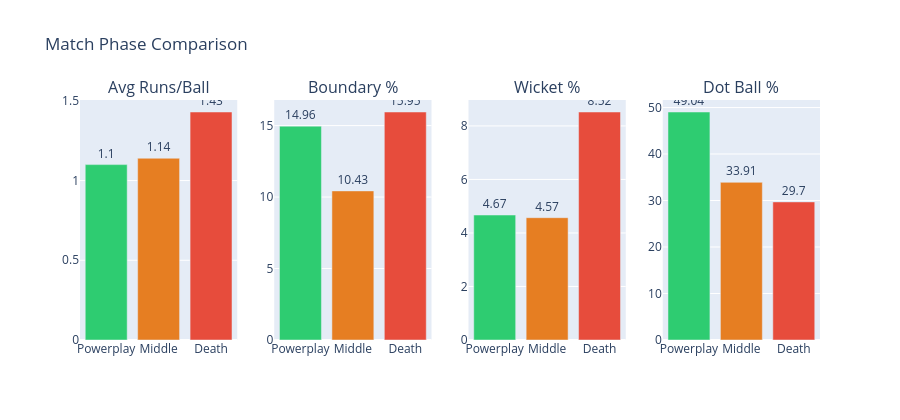

The notebook cell this image was saved under:
### Markdown cell above
## 8. Match Phase Analysis

### Code cell
phase_stats = df.groupby('match_phase').agg(
    avg_runs    = ('run', 'mean'),
    boundary_pct= ('isBoundary', 'mean'),
    wicket_pct  = ('isWicket', 'mean'),
    dot_pct     = ('isDotBall', 'mean')
).reset_index()
phase_stats[['boundary_pct','wicket_pct','dot_pct']] *= 100
phase_order = ['Powerplay', 'Middle', 'Death']
phase_stats = phase_stats.set_index('match_phase').reindex(phase_order).reset_index()

fig = make_subplots(rows=1, cols=4,
    subplot_titles=['Avg Runs/Ball', 'Boundary %', 'Wicket %', 'Dot Ball %'])

colors = ['#2ecc71', '#e67e22', '#e74c3c']
for i, (col, label) in enumerate([
    ('avg_runs',    'Avg Runs'),
    ('boundary_pct','Boundary %'),
    ('wicket_pct',  'Wicket %'),
    ('dot_pct',     'Dot Ball %')
], 1):
    fig.add_trace(go.Bar(
        x=phase_stats['match_phase'], y=phase_stats[col].round(2),
        marker_color=colors, text=phase_stats[col].round(2),
        textposition='outside', showlegend=False
    ), row=1, col=i)

fig.update_layout(title='Match Phase Comparison', height=420)
fig.show()

### Figure 1 — Plotly figure (JSON) as saved in the notebook; plotly's stock layout.template omitted (floating-point values rounded to 4 significant figures)
{"data": [{"marker": {"color": ["#2ecc71", "#e67e22", "#e74c3c"]}, "showlegend": false, "text": [1.1, 1.14, 1.43], "textposition": "outside", "type": "bar", "x": ["Powerplay", "Middle", "Death"], "xaxis": "x", "y": [1.1, 1.14, 1.43], "yaxis": "y"}, {"marker": {"color": ["#2ecc71", "#e67e22", "#e74c3c"]}, "showlegend": false, "text": [14.96, 10.43, 15.95], "textposition": "outside", "type": "bar", "x": ["Powerplay", "Middle", "Death"], "xaxis": "x2", "y": [14.96, 10.43, 15.95], "yaxis": "y2"}, {"marker": {"color": ["#2ecc71", "#e67e22", "#e74c3c"]}, "showlegend": false, "text": [4.67, 4.57, 8.52], "textposition": "outside", "type": "bar", "x": ["Powerplay", "Middle", "Death"], "xaxis": "x3", "y": [4.67, 4.57, 8.52], "yaxis": "y3"}, {"marker": {"color": ["#2ecc71", "#e67e22", "#e74c3c"]}, "showlegend": false, "text": [49.04, 33.91, 29.7], "textposition": "outside", "type": "bar", "x": ["Powerplay", "Middle", "Death"], "xaxis": "x4", "y": [49.04, 33.91, 29.7], "yaxis": "y4"}], "layout": {"annotations": [{"font": {"size": 16}, "showarrow": false, "text": "Avg Runs/Ball", "x": 0.1062, "xanchor": "center", "xref": "paper", "y": 1, "yanchor": "bottom", "yref": "paper"}, {"font": {"size": 16}, "showarrow": false, "text": "Boundary %", "x": 0.3688, "xanchor": "center", "xref": "paper", "y": 1, "yanchor": "bottom", "yref": "paper"}, {"font": {"size": 16}, "showarrow": false, "text": "Wicket %", "x": 0.6313, "xanchor": "center", "xref": "paper", "y": 1, "yanchor": "bottom", "yref": "paper"}, {"font": {"size": 16}, "showarrow": false, "text": "Dot Ball %", "x": 0.8938, "xanchor": "center", "xref": "paper", "y": 1, "yanchor": "bottom", "yref": "paper"}], "height": 420, "title": {"text": "Match Phase Comparison"}, "xaxis": {"anchor": "y", "domain": [0, 0.2125]}, "xaxis2": {"anchor": "y2", "domain": [0.2625, 0.475]}, "xaxis3": {"anchor": "y3", "domain": [0.525, 0.7375]}, "xaxis4": {"anchor": "y4", "domain": [0.7875, 1]}, "yaxis": {"anchor": "x", "domain": [0, 1]}, "yaxis2": {"anchor": "x2", "domain": [0, 1]}, "yaxis3": {"anchor": "x3", "domain": [0, 1]}, "yaxis4": {"anchor": "x4", "domain": [0, 1]}}}
